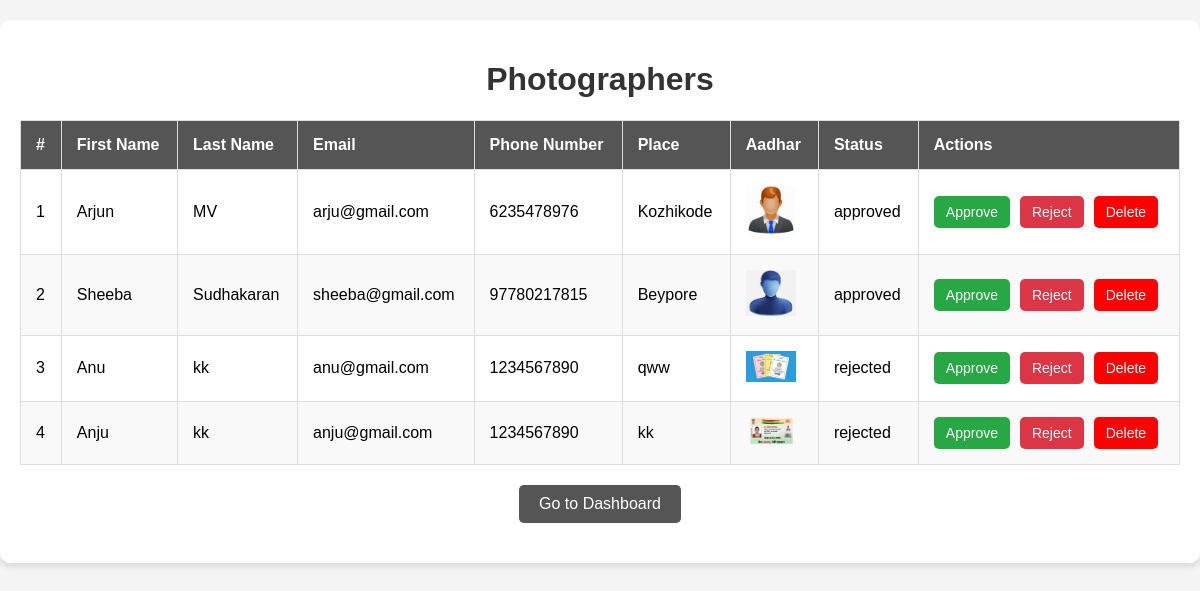
Page /photographers-list/ on the earlier database version.
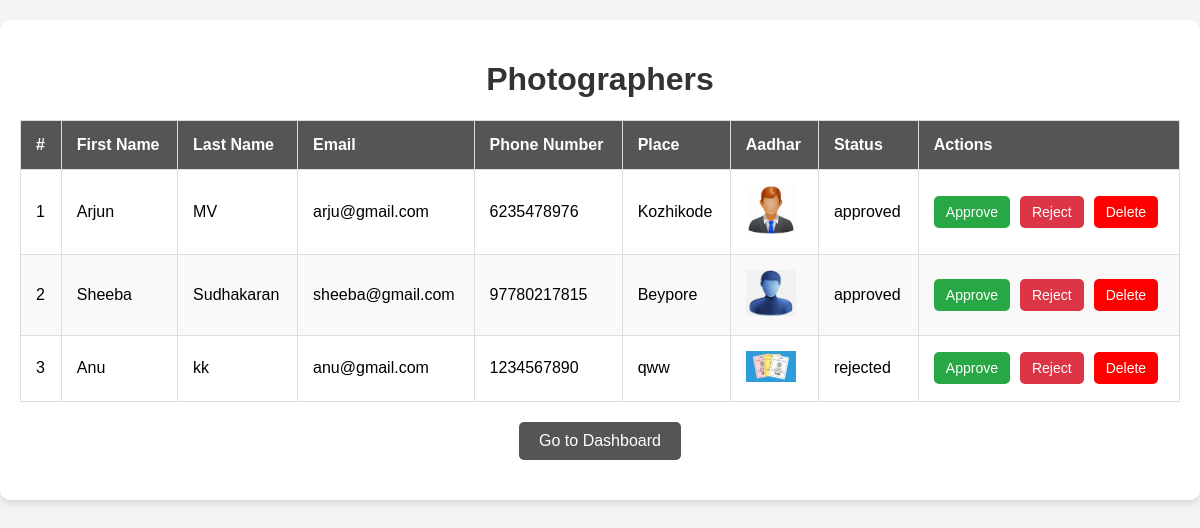
Same page on the later database version.
### pixconnectapp/models.py (models this page shows, shortened)
class PhotomanDetails(models.Model):
    user = models.OneToOneField(settings.AUTH_USER_MODEL, on_delete=models.CASCADE)
    first_name = models.CharField(max_length=50)
    last_name = models.CharField(max_length=50)
    email = models.EmailField()
    phone_number = models.CharField(max_length=15)
    aadhar_image = models.ImageField(upload_to='aadhar_images/')
    place = models.CharField(max_length=100)
    status = models.CharField(max_length=20, default='pending')

### pixconnectapp/views.py (the view)
# urls.py: path('photographers-list/', views.photographers_list, name='photographers_list'),
def photographers_list(request):
    photographers_list = PhotomanDetails.objects.all()
    return render(request, 'photographers_list.html', {'photographers_list': photographers_list})

### templates/photographers_list.html (shortened to what this page needs)
<!DOCTYPE html>
<html lang="en">
<head>
    <link rel="stylesheet" href="https://cdnjs.cloudflare.com/ajax/libs/font-awesome/5.15.4/css/all.min.css">
</head>
<body>
    <div class="container">
        <h1>Photographers</h1>
        <table>
            <thead>
                <tr>
                    <th>#</th>
                    <th>First Name</th>
                    <th>Last Name</th>
                    <th>Email</th>
                    <th>Phone Number</th>
                    <th>Place</th>
                    <th>Aadhar</th>
                    <th>Status</th>
                    <th>Actions</th>
                </tr>
            </thead>
            <tbody>
                {% for photographer in photographers_list %}
                <tr>
                    <td>{{ forloop.counter }}</td>
                    <td>{{ photographer.first_name }}</td>
                    <td>{{ photographer.last_name }}</td>
                    <td>{{ photographer.email }}</td>
                    <td>{{ photographer.phone_number }}</td>
                    <td>{{ photographer.place }}</td>
                    <td><img src="{{ photographer.aadhar_image.url }}" alt="Aadhar" width="50" class="thumbnail"></td>
                    <td>{{ photographer.status }}</td>
                    <td>
                        <div class="actions">
                            <a href="{% url 'approve_photographer' photographer.id %}">
                                <button class="btn approve-btn">Approve</button>
                            </a>
                            <a href="{% url 'reject_photographer' photographer.id %}">
                                <button class="btn reject-btn">Reject</button>
                            </a>
                            <a href="{% url 'delete_photographer' photographer.id %}">
                                <button class="btn delete-btn">Delete</button>
                            </a>
                        </div>
                    </td>
                </tr>
                {% empty %}
                <tr>
                    <td colspan="12">No Photographers found.</td>
                </tr>
                {% endfor %}
            </tbody>
        </table>
        <a href="{% url 'admin_dashboard' %}" class="dashboard-btn">Go to Dashboard</a>
    </div>
</body>
</html>

Differences in the rows shown:
removed PhotomanDetails: first_name "Anju", last_name "kk", email "anju@gmail.com", phone_number "1234567890", place "kk", aadhar_image (picture), status "rejected"
